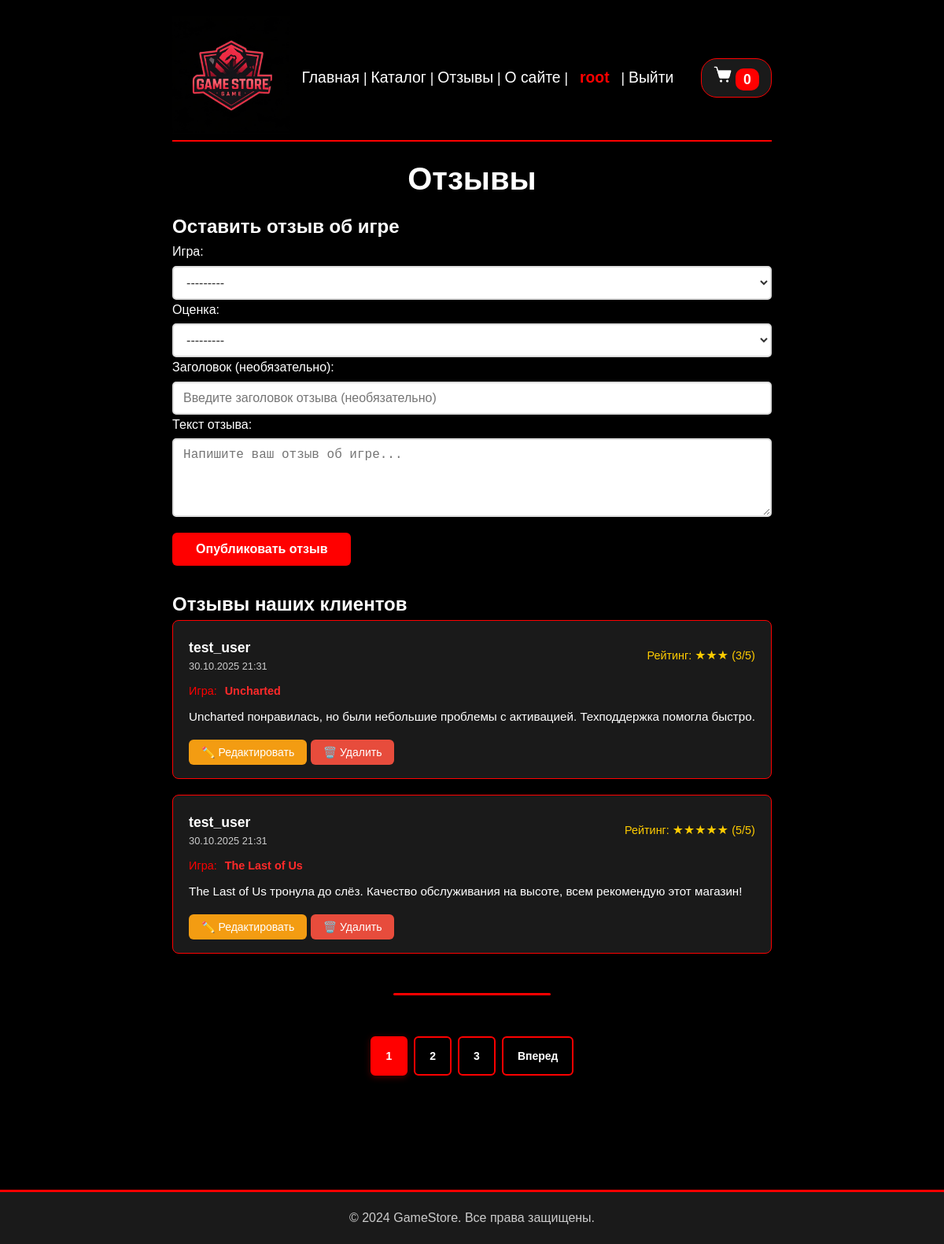
The app's page /reviews/ (signed in), older data.
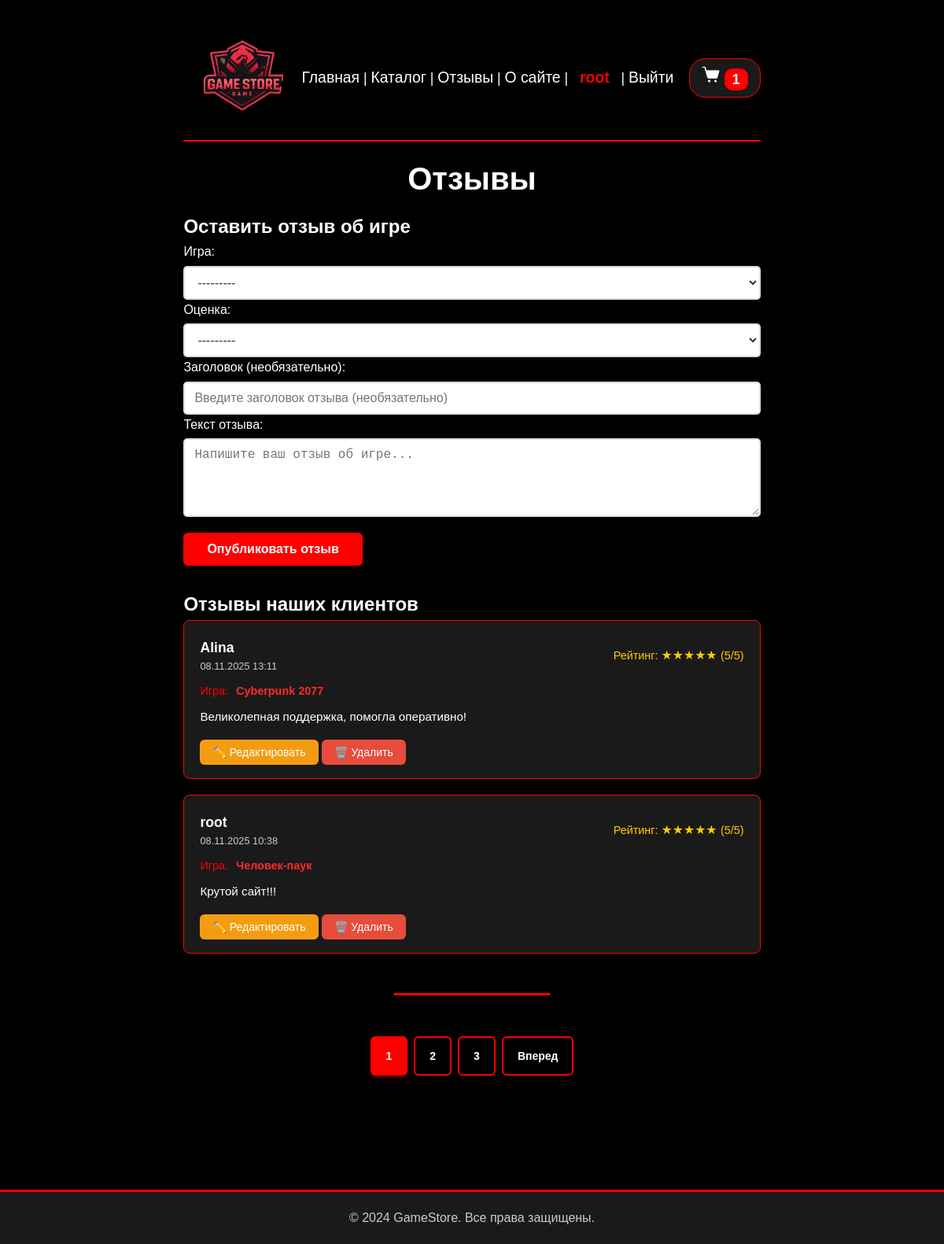
The same page, newer data.
### games/models.py (models this page shows, shortened)
class Review(models.Model):
    user = models.ForeignKey(User, on_delete=models.CASCADE, verbose_name="Пользователь")
    RATING_CHOICES = [
        (1, '1 звезда'),
        (2, '2 звезды'),
        (3, '3 звезды'),
        (4, '4 звезды'),
        (5, '5 звезд'),
    ]
    rating = models.IntegerField(choices=RATING_CHOICES, verbose_name="Рейтинг")
    title = models.CharField(max_length=200, verbose_name="Заголовок отзыва", blank=True)
    text = models.TextField(verbose_name="Текст отзыва")
    date = models.DateTimeField(auto_now_add=True, verbose_name="Дата отзыва")
    game = models.ForeignKey(Game, on_delete=models.CASCADE, verbose_name="Игра", null=True, blank=True)
    is_published = models.BooleanField(default=True, verbose_name="Опубликовано")
    class Meta:
        verbose_name = 'Отзыв'
        verbose_name_plural = 'Отзывы'
        ordering = ['-date']
        permissions = [
            ("can_edit_all_reviews", "Может редактировать все отзывы"),
        ]

class Game(models.Model):
    title = models.CharField(max_length=255, verbose_name="Название игры")
    price = models.DecimalField(max_digits=10, decimal_places=2, verbose_name="Цена")
    slug = models.SlugField(max_length=255, unique=True, db_index=True, verbose_name="URL")
    PLATFORM_CHOICES = [
        ('PS3', 'PlayStation 3'),
        ('PS4', 'PlayStation 4'),
        ('PS5', 'PlayStation 5'),
        ('XBOX', 'XBOX'),
        ('PC', 'PC'),
    ]
    platform = models.CharField(max_length=10, choices=PLATFORM_CHOICES, verbose_name="Платформа")
    year_release = models.IntegerField(verbose_name="Год выпуска")
    is_stock = models.BooleanField(default=True, verbose_name="В наличии")
    image = models.ImageField(
        upload_to="games/%Y/%m/%d/",
        blank=True,
        null=True,
        verbose_name="Изображение",
        default=None,
        validators=[
            FileExtensionValidator(allowed_extensions=['jpg', 'jpeg', 'png', 'gif', 'webp'])
        ]
    )
    age_rating = models.CharField(max_length=10, verbose_name="Возрастной рейтинг")
    description = models.TextField(verbose_name="Описание")
    genres = models.ManyToManyField(Genre, related_name='games', verbose_name="Жанры")
    tags = models.ManyToManyField(Tag, blank=True, related_name='games', verbose_name="Теги")
    is_published = models.BooleanField(
        choices=tuple(map(lambda x: (bool(x[0]), x[1]), Status.choices)),
        default=Status.PUBLISHED,
        verbose_name="Статус"
    )
    time_create = models.DateTimeField(auto_now_add=True, verbose_name="Время создания")
    time_update = models.DateTimeField(auto_now=True, verbose_name="Время обновления")
    objects = models.Manager()
    published = PublishedManager()
    def __str__(self):
        return self.title
    class Meta:
        verbose_name = 'Игра'
        verbose_name_plural = 'Игры'
        ordering = ['-time_create']
        permissions = [
            ("can_manage_promotions", "Может управлять скидками и акциями"),
            ("can_export_data", "Может экспортировать данные"),
        ]

class Cart(models.Model):
    user = models.OneToOneField(User, on_delete=models.CASCADE, verbose_name="Пользователь")
    created_at = models.DateTimeField(auto_now_add=True, verbose_name="Дата создания")
    updated_at = models.DateTimeField(auto_now=True, verbose_name="Дата обновления")
    def total_items(self):
        return sum(item.quantity for item in self.items.all())
    class Meta:
        verbose_name = 'Корзина'
        verbose_name_plural = 'Корзины'

class CartItem(models.Model):
    cart = models.ForeignKey(Cart, on_delete=models.CASCADE, related_name='items', verbose_name="Корзина")
    game = models.ForeignKey(Game, on_delete=models.PROTECT, verbose_name="Игра")
    quantity = models.PositiveIntegerField(default=1, verbose_name="Количество")
    added_at = models.DateTimeField(auto_now_add=True, verbose_name="Дата добавления")
    class Meta:
        verbose_name = 'Элемент корзины'
        verbose_name_plural = 'Элементы корзины'
        unique_together = ['cart', 'game']

### games/views.py (the view)
# urls.py: path('reviews/', views.ReviewsView.as_view(), name='reviews'),
class ReviewsView(DataMixin, ListView):
    template_name = 'games/reviews.html'
    context_object_name = 'reviews'
    title_page = 'Отзывы'
    def get_queryset(self):
        return Review.objects.filter(is_published=True)
    def get_context_data(self, **kwargs):
        context = super().get_context_data(**kwargs)
        context['review_form'] = ReviewForm()
        context['games'] = Game.published.in_stock()
        return self.get_mixin_context(context)

### games/forms.py
class ReviewForm(forms.ModelForm):
    class Meta:
        model = Review
        fields = ['game', 'rating', 'title', 'text']
        widgets = {
            'game': forms.Select(attrs={
                'class': 'form-select',
            }),
            'rating': forms.Select(attrs={
                'class': 'form-select',
            }),
            'title': forms.TextInput(attrs={
                'class': 'form-input',
                'placeholder': 'Введите заголовок отзыва (необязательно)'
            }),
            'text': forms.Textarea(attrs={
                'class': 'form-textarea',
                'rows': 4,
                'placeholder': 'Напишите ваш отзыв об игре...'
            }),
        }
        labels = {
            'game': 'Игра',
            'rating': 'Ваша оценка',
            'title': 'Заголовок отзыва',
            'text': 'Текст отзыва',
        }
    def __init__(self, *args, **kwargs):
        super().__init__(*args, **kwargs)
        self.fields['game'].queryset = Game.published.in_stock()

### games/models.py (called while the page is built)
    def get_queryset(self):
        return super().get_queryset().filter(is_published=True)

    def in_stock(self):
        return self.filter(is_stock=True)

### games/templates/games/reviews.html (shortened to what this page needs)
{% extends 'base.html' %}
{% block content %}
<div class="reviews-page">
    <h1 class="page-title">{{title|capfirst}}</h1>
    {% if user.is_authenticated %}
    <div class="add-review-section">
        <h2>Оставить отзыв об игре</h2>
        <form method="post" action="{% url 'add_review_ajax' %}" class="review-form" id="reviewForm">
            <div class="form-row">
                <div class="form-group">
                    <label for="{{ review_form.game.id_for_label }}">Игра:</label>
                    {{ review_form.game }}
                </div>
                <div class="form-group">
                    <label for="{{ review_form.rating.id_for_label }}">Оценка:</label>
                    {{ review_form.rating }}
                </div>
            </div>
            <div class="form-group">
                <label for="{{ review_form.title.id_for_label }}">Заголовок (необязательно):</label>
                {{ review_form.title }}
            </div>
            <div class="form-group">
                <label for="{{ review_form.text.id_for_label }}">Текст отзыва:</label>
                {{ review_form.text }}
            </div>
            <button type="submit" class="btn-primary" id="submitReview" style="margin-top: 20px;">Опубликовать отзыв</button>
        </form>
    </div>
    {% else %}
    <div class="auth-required">
        <p>Чтобы оставить отзыв, пожалуйста <a href="{% url 'users:login' %}">войдите</a> в систему.</p>
    </div>
    {% endif %}
    <div class="reviews-list">
        <h2>Отзывы наших клиентов</h2>
        {% for review in reviews %}
        <div class="review-card" id="review-{{ review.id }}">
            <div class="review-header">
                <div class="review-author">
                    <strong>{{ review.user.username }}</strong>
                    <span class="review-date">{{ review.date|date:"d.m.Y H:i" }}</span>
                </div>
                <div class="review-rating">
                    Рейтинг:
                    <span class="stars">
                        {% with ""|center:review.rating as range %}
                        {% for i in range %}★{% endfor %}
                        {% endwith %}
                    </span>
                    ({{ review.rating }}/5)
                </div>
            </div>
            {% if review.game %}
            <div class="review-game">
                Игра:
                <a href="{% url 'game_detail' review.game.slug %}" class="game-link">
                    <strong>{{ review.game.title }}</strong>
                </a>
            </div>
            {% endif %}
            <div class="review-text">
                {{ review.text|linebreaks }}
            </div>
            {% if user == review.user or perms.games.can_edit_all_reviews %}
            <div class="review-actions" style="margin-top: 20px;">
                <a href="{% url 'update_review' review.id %}" class="btn-edit">✏️ Редактировать</a>
                <a href="{% url 'delete_review' review.id %}" class="btn-delete">🗑️ Удалить</a>
            </div>
            {% endif %}
        </div>
        {% empty %}
        <div class="no-reviews">
            <p>Пока нет отзывов. Будьте первым!</p>
        </div>
        {% endfor %}
    </div>
    {% if page_obj.has_other_pages %}
    <nav class="list-pages">
        <ul>
            {% for p in paginator.page_range %}
                {% if page_obj.number == p %}
                <li class="page-num page-num-selected">{{ p }}</li>
                {% elif p >= page_obj.number|add:-2 and p <= page_obj.number|add:2 %}
                <li class="page-num">
                    <a href="?page={{ p }}">{{ p }}</a>
                </li>
                {% endif %}
            {% endfor %}
            {% if page_obj.has_next %}
            <li class="page-num">
                <a href="?page={{ page_obj.next_page_number }}">Вперед</a>
            </li>
            {% endif %}
        </ul>
    </nav>
    {% endif %}
</div>
{% endblock %}

### templates/base.html (shortened to what this page needs)
<!DOCTYPE html>
<head>
    {% load static %}
    <link type="text/css" href="{% static 'css/styles.css' %}" rel="stylesheet" />
</head>
<body>
    <div class="container">
        <div class="header-with-nav">
            <div class="logo">
                <img src="{% static 'images/logo.jpg' %}" alt="GAME STORE" class="logo-image">
            </div>
            <nav class="navbar">
                <p class="menu">
                    {% for item in mainmenu %}
                        <a href="{% url item.url_name %}" class="menu">{{ item.title }}</a>
                        {% if not forloop.last %} | {% endif %}
                    {% endfor %}
                    {% if user.is_authenticated %}
                        | <a href="{% url 'users:profile' %}" class="menu user-greeting">{{ user.username }}</a>
                        | <a href="{% url 'users:logout' %}" class="menu">Выйти</a>
                    {% else %}
                        | <a href="{% url 'users:login' %}" class="menu">Войти</a>
                    {% endif %}
                </p>
            </nav>
            <div class="header-right">
                <div class="cart-icon">
                    <a href="{% url 'cart' %}" style="text-decoration: none">
                        <img src="{% static 'images/cart-icon.png' %}" alt="Корзина" class="cart-img">
                        <span class="cart-count">
                            {% if user.is_authenticated %}
                                {{ user.cart.total_items|default:0 }}
                            {% else %}
                                0
                            {% endif %}
                        </span>
                    </a>
                </div>
            </div>
        </div>
        {% block content%} {% endblock %}
    </div>
    <footer class="footer">
        <p>&copy; 2024 GameStore. Все права защищены.</p>
    </footer>
</body>
</html>

Row changes from the older to the newer data that the page shows:
no longer on this page (row unchanged): Review: user.username "test_user", date "30.10.2025 21:31", rating "3", game "Uncharted", text "Uncharted понравилась, но были небольшие проблемы с активацией. Техподдержка помогла быстро.", shows "✏️ Редактировать"
no longer on this page (row unchanged): Review: user.username "test_user", date "30.10.2025 21:31", rating "5", game "The Last of Us", text "The Last of Us тронула до слёз. Качество обслуживания на высоте, всем рекомендую этот магазин!", shows "✏️ Редактировать"
added Review: user.username "Alina", date "08.11.2025 13:11", rating "5", game "Cyberpunk 2077", text "Великолепная поддержка, помогла оперативно!", shows "✏️ Редактировать"
added Review: user.username "root", date "08.11.2025 10:38", rating "5", game "Человек-паук", text "Крутой сайт!!!", shows "✏️ Редактировать"
Text that changed along with them:
{{ user.cart.total_items|default:0 }}: "0" → "1"
